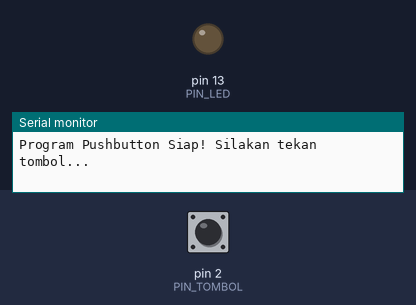
Simulated run of this sketch. Board: Arduino Uno, built with avr-gcc and run on an emulated ATmega328P. On the bench: output pins drawn as LEDs (lit = HIGH), the last lines printed to the serial monitor. Inputs (shaded band) come from the test bench; at power-on: pin 2 (PIN_TOMBOL) HIGH.

Above: at 1.2 s.
1.3 s: pin 2 (PIN_TOMBOL) pulled LOW for 0.15 s
At 1.37 s:
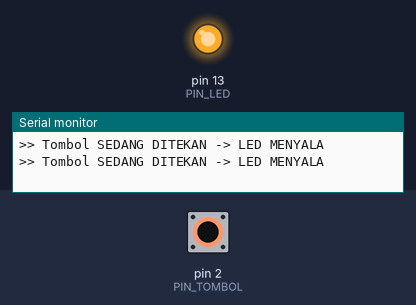
2.9 s: pin 2 (PIN_TOMBOL) pulled LOW for 3.2 s
At 6.8 s:
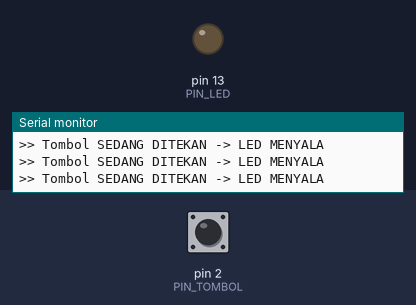
Timing chart, 0 to 8.3 s (numbered marks = the images above; inputs shaded):
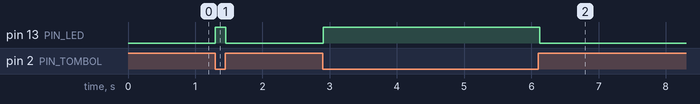

Measured:
- after the input at 1.3 s, pin 13 (PIN_LED): LOW → HIGH at once, → LOW 0.15 s later
- after the input at 2.9 s, pin 13 (PIN_LED): LOW → HIGH at once, → LOW 3.2 s later

The sketch:

04_digital_input_button_led.ino
```cpp
// ==============================================================================
// MODUL 04: DIGITAL INPUT (PUSHBUTTON MEMBACA TOMBOL & MENGONTROL LED)
// ==============================================================================
// Tujuan Pembelajaran:
// 1. Memahami fungsi pinMode(pin, INPUT_PULLUP) -> menggunakan resistor internal
//    bawaan mikrokontroler (tidak perlu pasang resistor tambahan untuk tombol!).
// 2. Membaca kondisi tombol dengan digitalRead(pin).
// 3. Memahami logika tombol PULL-UP:
//    - Tombol TIDAK DITEKAN = HIGH (karena ditarik ke 5V oleh resistor internal)
//    - Tombol SEDANG DITEKAN = LOW (karena arus terhubung langsung ke GND)
//
// Rangkaian (Wiring):
// - LED Anoda (+) -> Resistor 220 Ohm -> Pin Digital 13
// - LED Katoda (-) -> Pin GND
// - Pushbutton Kaki 1 -> Pin Digital 2
// - Pushbutton Kaki 2 -> Pin GND
// ==============================================================================

const int PIN_LED = 13;
const int PIN_TOMBOL = 2;

void setup() {
  Serial.begin(9600);

  // LED sebagai Output
  pinMode(PIN_LED, OUTPUT);

  // Tombol sebagai Input dengan fitur PULLUP internal aktif
  // Praktis! Murid cukup sambungkan kaki tombol ke Pin 2 dan GND tanpa resistor luar
  pinMode(PIN_TOMBOL, INPUT_PULLUP);

  Serial.println("Program Pushbutton Siap! Silakan tekan tombol...");
}

void loop() {
  // Membaca kondisi listrik di Pin Tombol (HIGH atau LOW)
  int statusTombol = digitalRead(PIN_TOMBOL);

  // Cek apakah tombol ditekan (Pada INPUT_PULLUP, ditekan bernilai LOW)
  if (statusTombol == LOW) {
    digitalWrite(PIN_LED, HIGH); // Nyalakan LED
    Serial.println(">> Tombol SEDANG DITEKAN -> LED MENYALA");
  } else {
    digitalWrite(PIN_LED, LOW);  // Matikan LED
    // Tidak mencetak apa-apa saat dilepas agar serial monitor tidak penuh
  }

  // Jeda kecil 50 milidetik untuk stabilitas pembacaan tombol (debouncing sederhana)
  delay(50);
}
```
